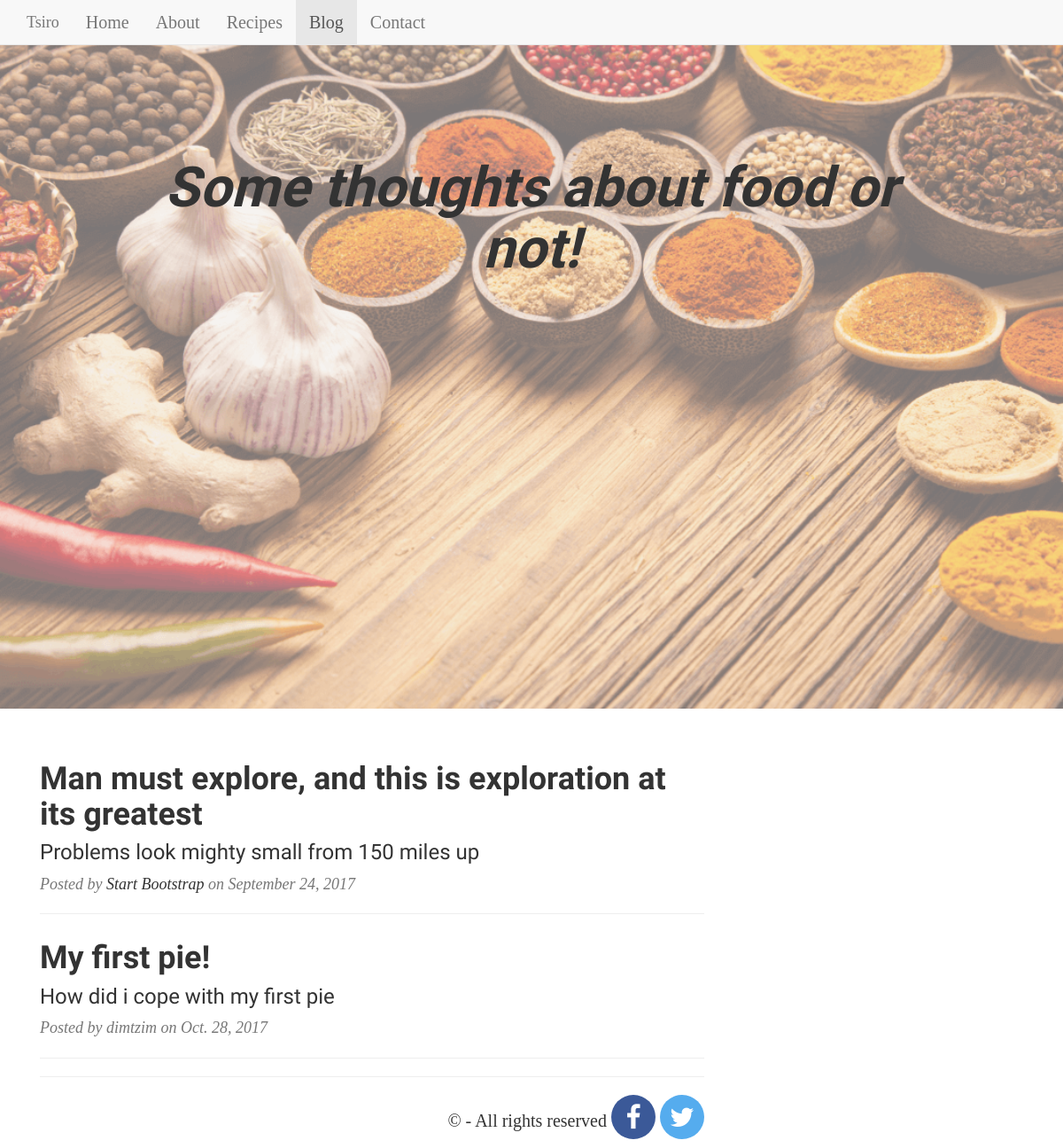
/blog, run on an earlier commit of the app's database.
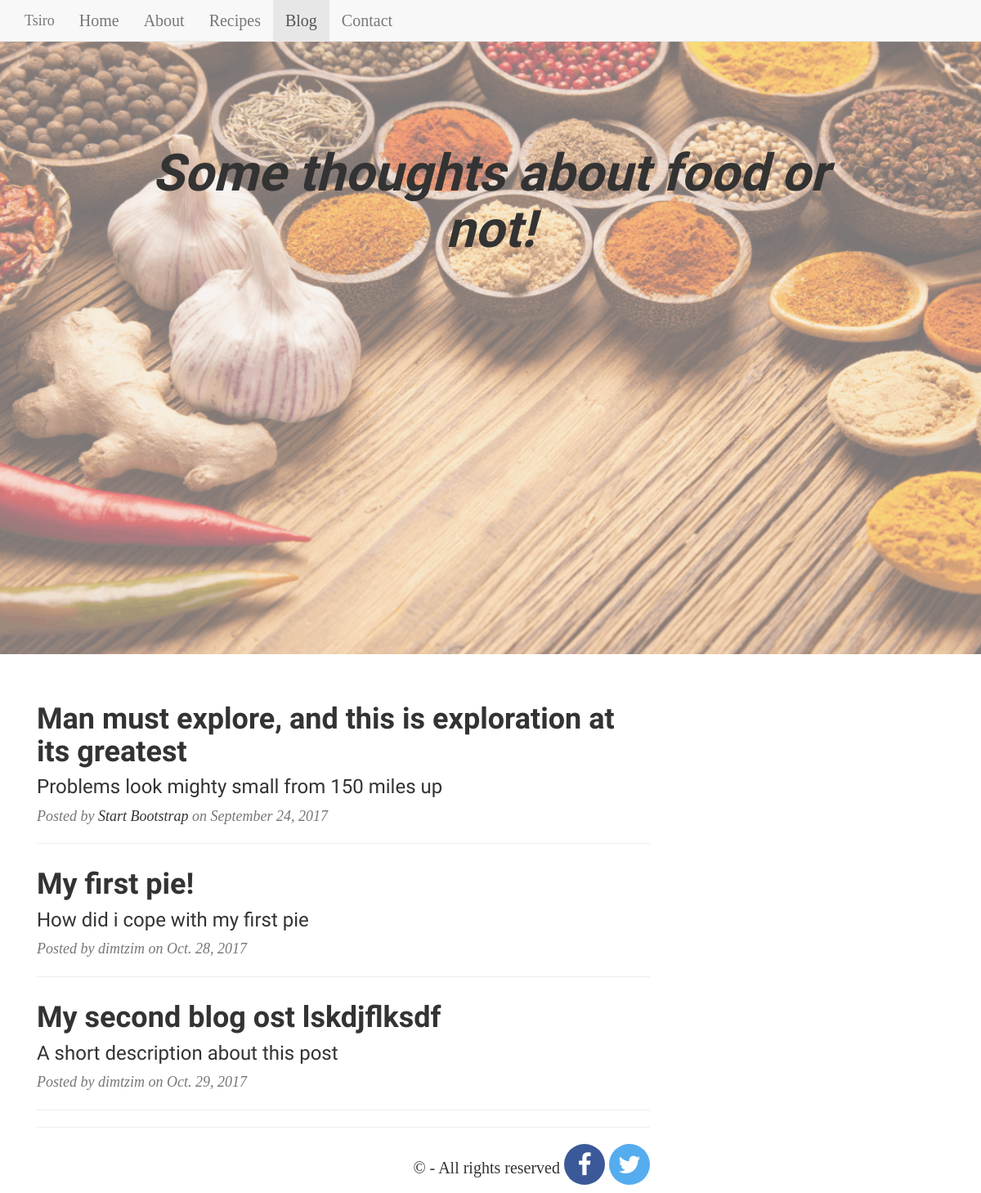
And on a later commit of the database.
### app/models.py (models this page shows, shortened)
class Blog(models.Model):
    blog_title = models.CharField(max_length=100)
    blog_date = models.DateField()
    blog_descr = models.TextField()
    blog_author = models.ForeignKey('auth.User')
    blog_image = models.ImageField(upload_to='images/', null=True, blank=True)
    blog_text = RichTextUploadingField()

### app/views.py (the view)
# urls.py: url(r'^blog$', app.views.blog, name='blog'),
def blog(request):
    blogs = Blog.objects.all()
    return render(request, 'app/blog.html',
    {
        'blogs':blogs,
    })

### app/templates/app/blog.html (shortened to what this page needs)
{% extends "app/base.html" %}
{% load staticfiles %}
{% block nav_blog %}
  class="active"
{%endblock%}
{%block jumbotext%}
  <div style="font-style:italic;padding-top:10%;padding-right:10%;padding-left:10%;text-align:center;">
    <h1>Some thoughts about food or not!</h1>
  </div>
{%endblock%}
{% block content %}
<div class="container">
      <div class="row">
        <div class="col-lg-8 col-md-10 mx-auto">
          <div class="post-preview">
            <a href="post.html">
              <h2 class="post-title">
                Man must explore, and this is exploration at its greatest
              </h2>
              <h3 class="post-subtitle">
                Problems look mighty small from 150 miles up
              </h3>
            </a>
            <p class="post-meta">Posted by
              <a href="#">Start Bootstrap</a>
              on September 24, 2017</p>
          </div>
          <hr>
    {% for blog in  blogs%}
    <div class="post-preview">
      <a href="{% url 'blog_info' blog.id %}">
        <h2 class="post-title">
          {{blog.blog_title}}
        </h2>
        <h3 class="post-subtitle">
          {{blog.blog_descr}}
        </h3>
      </a>
      <p class="post-meta">Posted by
        {{blog.blog_author}}
        on {{blog.blog_date}}</p>
    </div>
    <hr>
    {% endfor %}
{% endblock %}

### app/templates/app/base.html (shortened to what this page needs)
<!DOCTYPE html>
<html>
  <head>
    {% load staticfiles %}
    <link rel="stylesheet" href="https://cdnjs.cloudflare.com/ajax/libs/font-awesome/4.7.0/css/font-awesome.min.css">
    <link href="{% static 'css/blog.css' %}" rel="stylesheet">
  </head>
  <body>
    <nav class="navbar navbar-default navbar-fixed-top">
      <div class="container">
        <div class="navbar-header">
          <a class="navbar-brand active" href="{% url 'landing' %}">Tsiro</a>
        </div>
        <div id="navbar" class="navbar-collapse collapse">
          <ul class="nav navbar-nav">
            <li {% block nav_home%}{% endblock %}><a href="{% url 'home' %}">Home</a></li>
            <li {% block nav_about%}{% endblock %}><a href="{% url 'about' %}">About</a></li>
            <li {% block nav_recipes%}{% endblock %}><a href="{% url 'recipes' %}">Recipes</a></li>
            <li {% block nav_blog%}{% endblock %}><a href="{% url 'blog' %}">Blog</a></li>
            <li {% block nav_contact%}{% endblock %}><a href="{% url 'contact' %}">Contact</a></li>
          </ul>
        </div>
      </div>
    </nav>
    <div class="jumbotron jumbotron-fluid">
      <div class="img"></div>
      <div class="container">
        {%block jumbotext%}
        {%endblock%}
      </div>
    </div>
    <div class="container body-content">
      {% block content %}{% endblock %}
      <hr/>
      <footer class="pull-right">
        <p>&copy; {{ year }} - All rights reserved  <a href='#' class="fa fa-facebook"></a>   <a href="#" class="fa fa-twitter"></a> </p>
      </footer>
    </div>
  </body>
</html>

### app/static/css/blog.css (style rules this page uses)
body { font-size: 20px; color: #333333; font-family: 'Lora', 'Times New Roman', serif; }
h1, h2, h3, h4, h5, h6 { font-weight: 800; font-family: 'Gloria Hallelujah', cursive; }
.fa { padding: 10px; font-size: 30px; width: 50px; text-align: center; text-decoration: none; border-radius: 50%; }
.fa-facebook { background: #3B5998; color: white; }
.fa-twitter { background: #55ACEE; color: white; }
.jumbotron .img { opacity: 0.5; width: 100%; height: 100%; background-size: cover; overflow: hidden; position:absolute; top:0;left:0; z-index:1; }
.jumbotron { position:relative;padding:50px; width: 100%; height: 100vh; justify-content: center; align-items: center; }
.jumbotron .container { z-index:2; position:relative; z-index:2; }

### app/templates/app/blog.html (style rules this page uses)
a { color: #333333; -webkit-transition: all 0.2s; -moz-transition: all 0.2s; transition: all 0.2s; }
body { -webkit-tap-highlight-color: #0085A1; }
.post-preview > a { color: #333333; }
.post-preview > a > .post-title { font-size: 30px; margin-top: 30px; margin-bottom: 10px; }
.post-preview > a > .post-subtitle { font-weight: 300; margin: 0 0 10px; }
.post-preview > .post-meta { font-size: 18px; font-style: italic; margin-top: 0; color: #777777; }
.post-preview > .post-meta > a { text-decoration: none; color: #333333; }
@media only screen and (min-width: 768px) { .post-preview > a > .post-title { font-size: 36px; } }

What changed in the data, as far as the page shows it:
added Blog: blog_title "My second blog ost lskdjflksdf", blog_descr "A short description about this post", blog_author "dimtzim", blog_date "Oct. 29, 2017"
